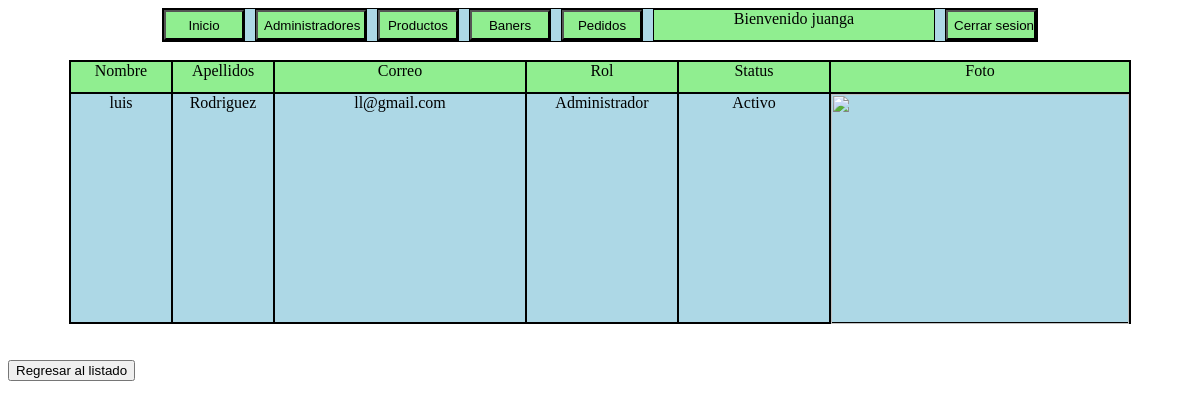
The page /Administradores/Administradores_detalle.php?id=21 (signed in) on the database its author committed.
### tables this page shows
CREATE TABLE IF NOT EXISTS `administradores` (
  `id` int(11) NOT NULL AUTO_INCREMENT,
  `nombre` varchar(128) NOT NULL,
  `apellidos` varchar(128) NOT NULL,
  `correo` varchar(128) NOT NULL,
  `pass` varchar(32) NOT NULL,
  `rol` int(1) NOT NULL DEFAULT '1',
  `archivo_n` varchar(255) NOT NULL,
  `archivo` varchar(128) NOT NULL,
  `status` int(1) NOT NULL DEFAULT '1',
  `eliminado` int(1) NOT NULL DEFAULT '0',
  PRIMARY KEY (`id`)
);

### Administradores/Administradores_detalle.php (the view, shortened to what this page needs)
<?php
    $varsesion =$_SESSION['nombre'];
    if($varsesion==null||$varsesion==''){
        header("Location:Index.php");
    }
    else{
        $name = $_SESSION['nombre'];
    }
?>
<html>
    <head>
    </head>
    <?php
            $con = conecta();
            $id = $_REQUEST['id'];
            $sql ="SELECT nombre,apellidos,correo,rol,status,archivo_n FROM `administradores` WHERE id=$id;";
            $res = $con->query($sql);
            $row=$res->fetch_array();
        ?>
    <body>
    <div class='Menup'>
            <div class='Inicio'>
            <input type="button" class='botoni' value="Inicio" onclick="bienvenido();">
            </div>
            <div class='administradores'>
            <input type="button" class='botona' value="Administradores" onclick="administradores();">
            </div>
            <div class='productos'>
            <input type="button" class='botonp' value="Productos" onclick="productos();">
            </div>
            <div class='baners'>
            <input type="button" class='botoni' value="Baners" onclick="baners();">
            </div>
            <div clasS='pedidos'>
            <input type="button" class='botoni' value="Pedidos" onclick="pedidos();">
            </div>
            <div class='name'>Bienvenido <?php echo $name;?> </div>
            <div class='cerrar'>
            <input type="button" class='boton' value="Cerrar sesion" onclick="cerrarsesion();">
            </div>
        </div><br>
        <div class="tabla">
            <div class="nombre">Nombre</div>
            <div class="nombre">Apellidos</div>
            <div class="correo">Correo</div>
            <div class="fila">Rol</div>
            <div class="fila">Status</div>
            <div class="imagen">Foto</div><br>
            <div class="nombredeta">
                <?php
                echo $row['nombre'];?>
            </div>
            <div class="nombredeta">
            <?php
                echo $row['apellidos'];?>
            </div>
            <div class="correodeta">
            <?php
                echo $row['correo'];?>
            </div>
            <div class="fila2">
            <?php
                $rol_text=($row['rol']=='1') ? "Administrador":"Usiario";
                echo $rol_text;?>
            </div>
            <div class="fila2">
            <?php
            $status_txt=($row['status']=='1')? "Activo":"Inactivo";
                echo $status_txt;?>
            </div>
            <div class="imagendeta">
                <img src="Archivos/<?php echo $row['archivo_n'];?>" class="imga">
            </div>
            </div>
        </div><br><br>
        <button onclick="window.location.href='Administradores_lista.php'">Regresar al listado</button><br><br>
    </body>
</html>

### Administradores/Administradores_detalle.php (style rules this page uses)
.menup { height: 32px; width:874px; border: 1px solid black; margin-left: auto; margin-right: auto; background-color:lightblue; }
.name { height: 30px; width: 280px; border: 1px solid black; background-color:lightgreen; float: left; text-align: center; }
.cerrar { height: 30px; width: 90px; border: 1px solid black; background-color:lightgreen; float: left; margin-left:10px; }
.boton { background-color: lightgreen; width: 90px; height: 30px; }
.Inicio { float: left; height: 30px; width: 80px; border: 1px solid black; background-color:lightgreen; margin-right:10px; }
.botoni { background-color: lightgreen; width: 80px; height: 30px; }
.administradores { float:left; border: 1px solid black; margin-right:10px; }
.botona { background-color: lightgreen; width: 110px; height: 30px; }
.productos { float:left; border: 1px solid black; margin-right:10px; }
.botonp { background-color: lightgreen; width: 80px; height: 30px; }
.baners { float:left; border: 1px solid black; margin-right:10px; }
.pedidos { float:left; border: 1px solid black; margin-right:10px; }
.tabla { height: 262px; width: 1060px; border: 1px solid black; margin-left: auto; margin-right: auto; background-color:lightblue; }
.fila { height: auto; width: 150px; border:1px solid black; height:30px; float:left; text-align: center; background-color:lightgreen; }
.fila2 { height: auto; width: 150px; border:1px solid black; height:228px; float:left; text-align: center; }
.correo { height: auto; width: 250px; border:1px solid black; height:30px; float:left; text-align: center; background-color:lightgreen; }
.nombre { height: auto; width: 100px; border:1px solid black; height:30px; float:left; text-align: center; background-color:lightgreen; }
.nombredeta { height: auto; width: 100px; border:1px solid black; height:228px; float:left; text-align: center; }
.correodeta { height: auto; width: 250px; border:1px solid black; height:228px; float:left; text-align: center; }
.imagen { height: auto; width: 298px; border:1px solid black; height:30px; float:left; text-align: center; background-color:lightgreen; }
.imagendeta { height: auto; width: 298px; border:1px solid black; height:228px; float:left; text-align: center; }
.imga { height:230px; width: 298px; }

### rows shown on the page
administradores: nombre "luis", apellidos "Rodriguez", correo "ll@gmail.com", rol "Administrador", status "Activo"

### other values the page prints
$name "juanga"
